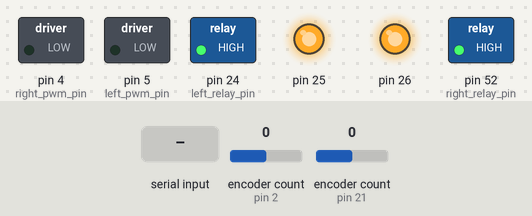
Bench run of a sketch on a simulated Arduino Mega 2560, built with avr-gcc and run on an emulated ATmega2560. Parts: switched loads named in the sketch (green lamp = pin HIGH), output pins drawn as LEDs (lit = HIGH). Inputs (shaded band) come from the test bench; at power-on: encoder count (sensors on pin 2, pin 21) 0. What the sketch prints to the serial monitor is not drawn.

Above: at 3.2 s.
3.3 s: "90,45,200\n" received over Serial
At 4.5 s:
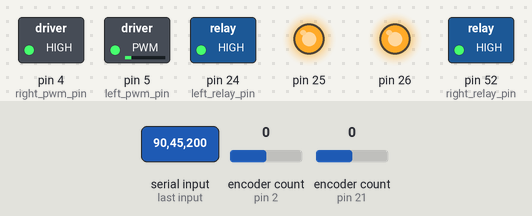
Timing chart, 0 to 6.3 s (numbered marks = the images above; inputs shaded):
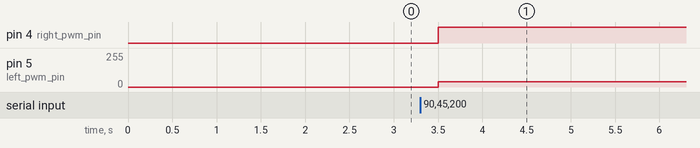

The sketch:

sketch_jun28a.ino
```cpp
#include <Arduino.h>
#include <Encoder.h>
#include <math.h>

// Defining Pins
#define right_encoder_pin 2
#define left_encoder_pin 21

#define right_pwm_pin 4
#define left_pwm_pin 5

#define right_relay_pin 52
#define left_relay_pin 24

// Initialization of encoders
Encoder rightEncoder(right_encoder_pin, right_encoder_pin);
Encoder leftEncoder(left_encoder_pin, left_encoder_pin);

// Variables for encoder readings
volatile int countA = 0;
volatile int countF = 0;

// Variables for RPM, speed & distance
unsigned long previousMillis = 0;
float interval = 100.0;

float leftRpm = 0.0;
int leftPwm = 0;
float leftSpeed = 0.0;
float measuredLeftSpeed = 0.0;

float rightRpm = 0.0;
int rightPwm = 0;
float rightSpeed = 0.0;
float measuredRightSpeed = 0.0;

float leftDistance = 0.0;
float rightDistance = 0.0;

// Robot position variables
float deltaDistance = 0.0;
float deltaTheta = 0.0;
float x = 0.0;
float y = 0.0;
float theta = 0.0;
float imuYaw = 0.0;

// Motor control variables
float targetLinearVelocity = 0.0;
float targetAngularVelocity = 0.0;

// Variables for filtering
#define BUFFER_SIZE 10
float leftEncoderBuffer[BUFFER_SIZE] = {0};
float rightEncoderBuffer[BUFFER_SIZE] = {0};
float leftEncoderSum = 0;
float rightEncoderSum = 0;
int bufferIndex = 0;
float spikeThreshold = 0.0;

// Function to calculate the variance
float calculateVariance(float* buffer, int size) {
    float mean = 0.0, variance = 0.0;
    for (int i = 0; i < size; i++) {
        mean += buffer[i];
    }
    mean /= size;

    for (int i = 0; i < size; i++) {
        variance += pow(buffer[i] - mean, 2);
    }
    variance /= size;
    return variance;
}

void setup() {
    // Serial setup
    Serial.begin(115200);

    // Speed PWM pin setup
    pinMode(right_pwm_pin, OUTPUT);
    pinMode(left_pwm_pin, OUTPUT);

    // Relay pin setup
    pinMode(right_relay_pin, OUTPUT);
    pinMode(left_relay_pin, OUTPUT);

    // Using pin 25 to power Relay
    pinMode(25, OUTPUT);
    digitalWrite(25, HIGH);

    // Using pin 26 to power 5v Intake Fan Power
    pinMode(26, OUTPUT);
    digitalWrite(26, HIGH);

    // Wait 2 seconds for start-up stability
    analogWrite(right_pwm_pin, 0);
    analogWrite(left_pwm_pin, 0);
    digitalWrite(right_relay_pin, HIGH);
    digitalWrite(left_relay_pin, HIGH);
    delay(2000);
}

void loop() {
    // Check for new commands from serial
    if (Serial.available() > 0) {
        String command = Serial.readStringUntil('\n');
        if (command.length() > 0) {
            int firstCommaIndex = command.indexOf(',');
            if (firstCommaIndex > 0) {
                int secondCommaIndex = command.indexOf(',', firstCommaIndex + 1);
                if (secondCommaIndex > 0) {
                    targetLinearVelocity = command.substring(0, firstCommaIndex).toFloat();
                    targetAngularVelocity = command.substring(firstCommaIndex + 1, secondCommaIndex).toFloat();
                    imuYaw = command.substring(secondCommaIndex + 1).toFloat();
                    controlMotors(targetLinearVelocity, targetAngularVelocity);
                }
            }
        }
    }

    // Calculating RPM, speed & distance
    unsigned long currentMillis = millis();

    if (currentMillis - previousMillis >= interval) {
        previousMillis = currentMillis;

        unsigned long leftPulseCount = leftEncoder.read();
        unsigned long rightPulseCount = rightEncoder.read();
        leftEncoder.write(0);
        rightEncoder.write(0);

        // Update buffer with the current readings
        leftEncoderSum -= leftEncoderBuffer[bufferIndex];
        rightEncoderSum -= rightEncoderBuffer[bufferIndex];
        leftEncoderBuffer[bufferIndex] = leftPulseCount;
        rightEncoderBuffer[bufferIndex] = rightPulseCount;
        leftEncoderSum += leftPulseCount;
        rightEncoderSum += rightPulseCount;

        bufferIndex = (bufferIndex + 1) % BUFFER_SIZE;

        // Calculate variance and adaptive threshold
        float leftVariance = calculateVariance(leftEncoderBuffer, BUFFER_SIZE);
        float rightVariance = calculateVariance(rightEncoderBuffer, BUFFER_SIZE);
        float adaptiveThresholdLeft = 3 * sqrt(leftVariance); // 3-sigma rule
        float adaptiveThresholdRight = 3 * sqrt(rightVariance);

        // Filtering encoder readings
        if (abs(leftPulseCount - leftEncoderBuffer[bufferIndex]) > adaptiveThresholdLeft) {
            leftPulseCount = leftEncoderBuffer[bufferIndex];  // Discard spike and use previous average
        }
        if (abs(rightPulseCount - rightEncoderBuffer[bufferIndex]) > adaptiveThresholdRight) {
            rightPulseCount = rightEncoderBuffer[bufferIndex];
        }

        // Calculating speed depending on direction (+/-)
        const float wheelD = 0.143;
        if (digitalRead(left_relay_pin) == HIGH) {
            leftDistance = (leftPulseCount * PI * wheelD) / 230;
        } else {
            leftDistance = ((leftPulseCount * PI * wheelD) / 230) * -1;
        }

        if (digitalRead(right_relay_pin) == HIGH) {
            rightDistance = (rightPulseCount * PI * wheelD) / 230;
        } else {
            rightDistance = ((rightPulseCount * PI * wheelD) / 230) * -1;
        }

        float linearVelocity = ((rightDistance + leftDistance) / 2.0) / 0.1;
        float angularVelocity = ((rightDistance - leftDistance) / 0.327) / 0.1;

        deltaDistance = (leftDistance + rightDistance) / 2.0;
        deltaTheta = (rightDistance - leftDistance) / 0.327;

        x += deltaDistance * cos(imuYaw);
        y += deltaDistance * sin(imuYaw);
        theta += deltaTheta;

        // Send odometry data to serial
        Serial.print(x);
        Serial.print(",");
        Serial.print(y);
        Serial.print(",");
        Serial.print(theta);
        Serial.print(",");
        Serial.print(linearVelocity);
        Serial.print(",");
        Serial.println(angularVelocity);
    }
}

void controlMotors(float linear, float angular) {

    bool unidirectional = ((angular == 0 && linear != 0) || (angular != 0 && linear == 0));
    bool leftZero = ((angular > 0 && linear > 0)||(angular < 0 && linear < 0));
    bool rightZero = ((angular < 0 && linear > 0)||(angular > 0 && linear < 0));
    bool stop = (angular == 0 && linear == 0);

    leftSpeed = (linear - (angular * 0.1635)) * 100;
    rightSpeed = (linear + (angular * 0.1635)) * 100;

    if (stop) {
        leftPwm = 0;
        rightPwm = 0;
        analogWrite(left_pwm_pin, leftPwm);
        analogWrite(right_pwm_pin, rightPwm);
    }

    if (unidirectional) {
        if (leftSpeed > 0) {
            leftPwm = int((leftSpeed + 8.14) / 0.56) + 1;
            leftPwm = constrain(leftPwm, 40, 255);
            digitalWrite(left_relay_pin, HIGH);
            delay(200);
            analogWrite(left_pwm_pin, leftPwm);
        } else if (leftSpeed < 0) {
            leftPwm = (int((leftSpeed - 8.14) / 0.56) - 1 ) * -1;
            leftPwm = constrain(leftPwm, 40, 255);
            digitalWrite(left_relay_pin, LOW);
            delay(200);
            analogWrite(left_pwm_pin, leftPwm);
        } else {
            leftPwm = 0;
            analogWrite(left_pwm_pin, leftPwm);
        }

        if (rightSpeed > 0) {
            rightPwm = int((rightSpeed + 8.14) / 0.56);
            rightPwm = constrain(rightPwm, 40, 255);
            digitalWrite(right_relay_pin, HIGH);
            delay(200);
            analogWrite(right_pwm_pin, rightPwm);
        } else if (rightSpeed < 0) {
            rightPwm = int((rightSpeed - 8.14) / 0.56) * -1;
            rightPwm = constrain(rightPwm, 40, 255);
            digitalWrite(right_relay_pin, LOW);
            delay(200);
            analogWrite(right_pwm_pin, rightPwm);
        } else {
            rightPwm = 0;
            analogWrite(right_pwm_pin, rightPwm);
        }
    }

    if (leftZero) {
        if (rightSpeed > 0) {
            rightPwm = int((rightSpeed + 8.14) / 0.56);
            rightPwm = constrain(rightPwm, 40, 255);
            leftSpeed = constrain(leftSpeed, 0.0, 1.4);
            leftPwm = int((leftSpeed + 8.14) / 0.56) + 1;
            leftPwm = constrain(leftPwm, 40, 255);
            digitalWrite(right_relay_pin, HIGH);
            digitalWrite(left_relay_pin, HIGH);
            delay(200);
            analogWrite(right_pwm_pin, rightPwm);
            analogWrite(left_pwm_pin, leftPwm);
        } else if (rightSpeed < 0) {
            rightPwm = int((rightSpeed - 8.14) / 0.56) * -1;
            rightPwm = constrain(rightPwm, 40, 255);
            leftSpeed = constrain(leftSpeed, -1.4, 0.0);
            leftPwm = (int((leftSpeed - 8.14) / 0.56) - 1 ) * -1;
            leftPwm = constrain(leftPwm, 40, 255);
            digitalWrite(right_relay_pin, LOW);
            digitalWrite(left_relay_pin, LOW);
            delay(200);
            analogWrite(right_pwm_pin, rightPwm);
            analogWrite(left_pwm_pin, leftPwm);
        } else {
            rightPwm = 0;
            leftPwm = 0;
            analogWrite(right_pwm_pin, rightPwm);
            analogWrite(left_pwm_pin, leftPwm);
        }
    }

    if (rightZero) {
        if (leftSpeed > 0) {
            leftPwm = int((leftSpeed + 8.14) / 0.56) + 1;
            leftPwm = constrain(leftPwm, 40, 255);
            rightSpeed = constrain(rightSpeed, 0.0, 1.4);
            rightPwm = int((rightSpeed + 8.14) / 0.56) + 1;
            rightPwm = constrain(rightPwm, 40, 255);
            digitalWrite(left_relay_pin, HIGH);
            digitalWrite(right_relay_pin, HIGH);
            delay(200);
            analogWrite(left_pwm_pin, leftPwm);
            analogWrite(right_pwm_pin, rightPwm);
        } else if (leftSpeed < 0) {
            leftPwm = (int((leftSpeed - 8.14) / 0.56) - 1 ) * -1;
            leftPwm = constrain(leftPwm, 40, 255);
            rightSpeed = constrain(rightSpeed, -1.4, 0.0);
            rightPwm = (int((rightSpeed - 8.14) / 0.56) - 1 ) * -1;
            rightPwm = constrain(rightPwm, 40, 255);
            digitalWrite(left_relay_pin, LOW);
            digitalWrite(right_relay_pin, LOW);
            delay(200);
            analogWrite(left_pwm_pin, leftPwm);
            analogWrite(right_pwm_pin, rightPwm);
        } else {
            leftPwm = 0;
            rightPwm = 0;
            analogWrite(left_pwm_pin, leftPwm);
            analogWrite(right_pwm_pin, rightPwm);
        }
    }
}
```

Measured:
- after the input at 3.3 s, pin 4 (right_pwm_pin): LOW → HIGH after 0.20 s; pin 5 (left_pwm_pin): 0/255 → 40/255 after 0.20 s
